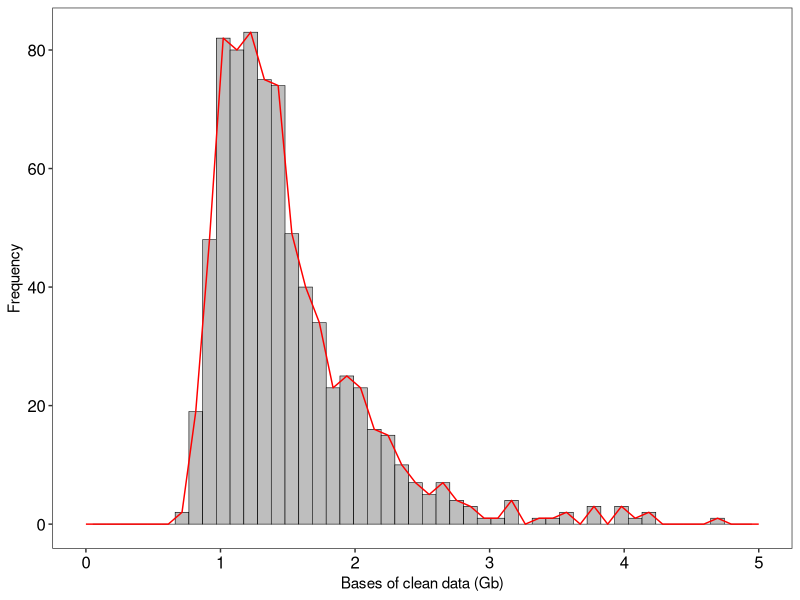
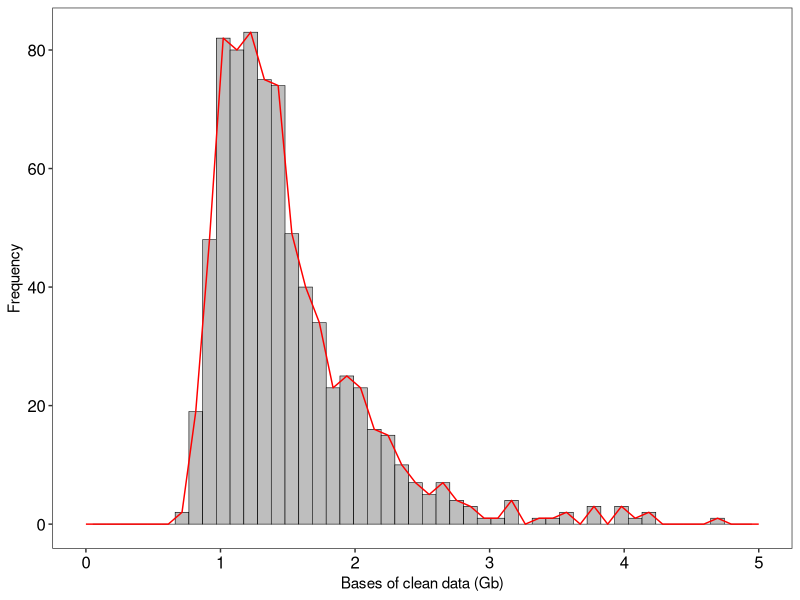
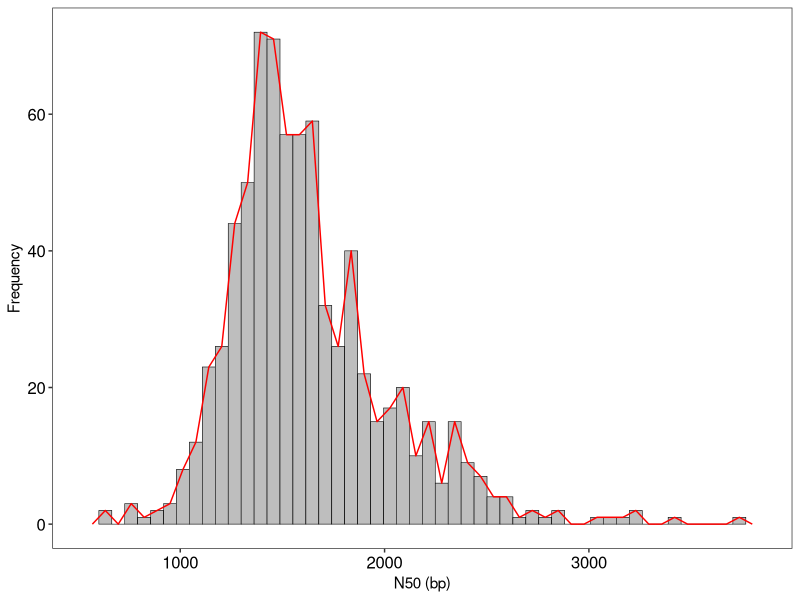
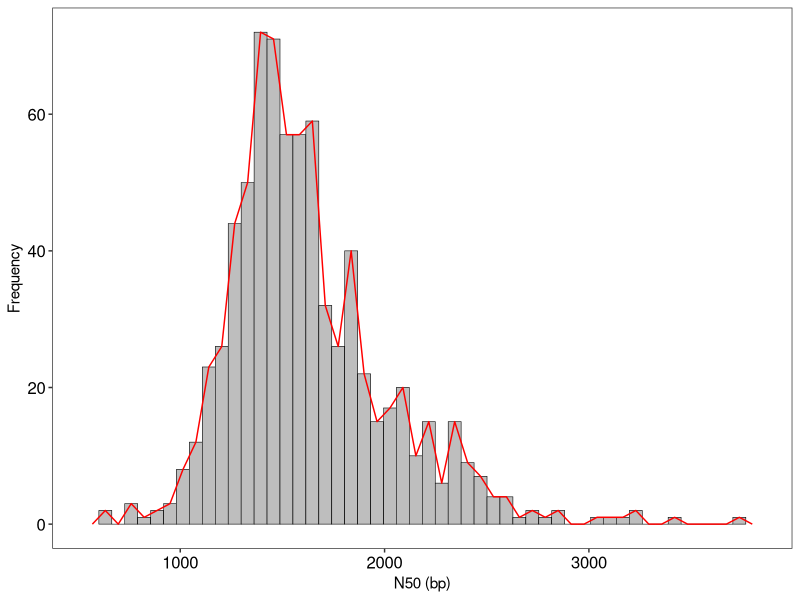

These charts were generated, in order, by the following R code:

data <- read.table('clean.tab',head=F)
names(data) <- c("SampleID","num")
data$label <- data$num/1000000000

min(data$label)
# 0.6924288
max(data$label)
# 23.89296

library(ggplot2)

p <- ggplot(data,aes(x=label,y=..count..)) + 
  geom_histogram(color='black',fill='grey',bins = 50,size=0.2) +
  geom_freqpoly(color='red',bins = 50)+
  theme_bw()+
  theme(panel.grid.major = element_blank(),
        panel.grid.minor = element_blank(),
        axis.text.x = element_text(size = 12,color="black"),
        axis.text.y = element_text(size = 12,color="black")) +
  xlim(0,5) +
  labs(x = 'Bases of clean data (Gb)', y = 'Frequency',)

tiff(filename = "clean_distribution.tif",width = 2700,height = 2500,res=600,compression="lzw")
p
dev.off()
pdf(file = "clean_distribution.pdf",width = 4,height = 4)
p
dev.off()

##N50

data2 <- read.table('Sample_N50.tab',head=F)
names(data2) <- c("SampleID","N50")
min(data2$N50)
# 639
max(data2$N50)
# 3742
mean(data2$N50)
# 1626.387

library(ggplot2)
p <- ggplot(data2,aes(x=N50,y=..count..)) + 
  geom_histogram(color='black',fill='grey',bins = 50,size=0.2) +
  geom_freqpoly(color='red',bins = 50)+
  theme_bw()+
  theme(panel.grid.major = element_blank(),
        panel.grid.minor = element_blank(),
        axis.text.x = element_text(size = 12,color="black"),
        axis.text.y = element_text(size = 12,color="black")) +
  labs(x = 'N50 (bp)', y = 'Frequency',)

tiff(filename = "N50_distribution.tif",width = 2700,height = 2500,res=600,compression="lzw")
p
dev.off()
pdf(file = "N50_distribution.pdf",width = 4,height = 4)
p
dev.off()
